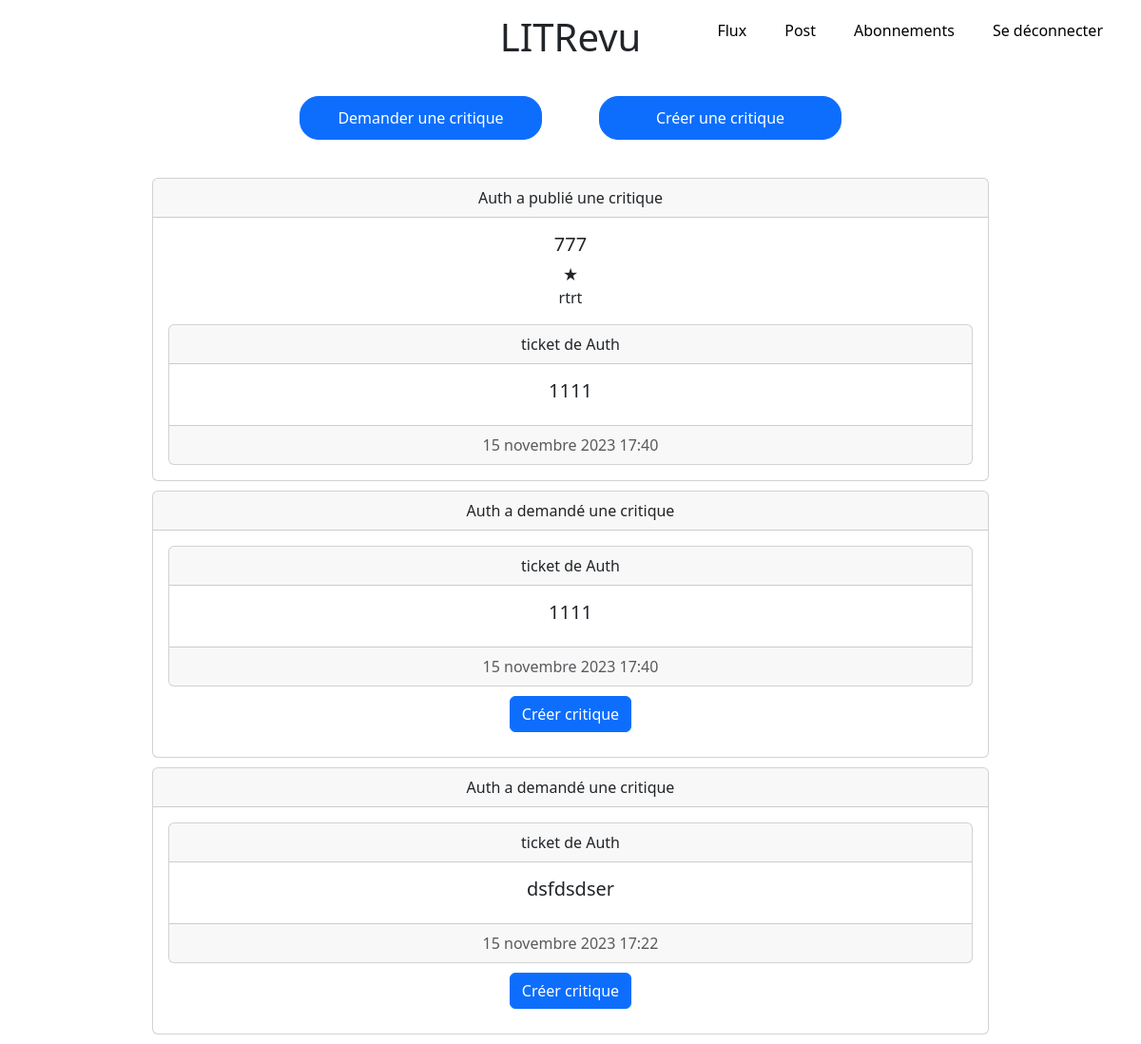
The app's page /home/ (signed in) with its own data.
### book/models/review.py (models this page shows, shortened)
class Review(models.Model):
    ticket = models.ForeignKey(
        Ticket,
        related_name="reviews",
        on_delete=models.CASCADE
    )
    rating = models.PositiveIntegerField(
        validators=[MinValueValidator(0), MaxValueValidator(5)]
    )
    user = models.ForeignKey(User, on_delete=models.CASCADE)
    headline = models.CharField(max_length=128)
    body = models.TextField(max_length=8192, blank=True)
    time_created = models.DateTimeField(auto_now_add=True)

### authentication/models.py (models this page shows, shortened)
class User(AbstractUser):
    profile_photo = models.ImageField()

### book/models/ticket.py (models this page shows, shortened)
class Ticket(models.Model):
    title = models.CharField(max_length=128)
    description = models.TextField(max_length=128, blank=True)
    user = models.ForeignKey(User, on_delete=models.CASCADE)
    image = models.ImageField(blank=True, null=True)
    time_created = models.DateTimeField(auto_now_add=True)

### book/views.py (the view)
# urls.py: path('home/', book.views.home, name='home'),
@login_required
def home(request):
    reviews = Review.objects.filter(user__followed_by__user=request.user)
    reviews = reviews.annotate(content_type=Value('REVIEW', CharField()))
    tickets = Ticket.objects.filter(user__followed_by__user=request.user)
    tickets = tickets.annotate(content_type=Value('TICKET', CharField()))
    full_data = list(reviews) + list(tickets)
    sorted_full_data = sorted(
        full_data, key=lambda x: x.time_created, reverse=True
    )
    return render(
        request, 'book/home.html', context={'items': sorted_full_data}
    )

### book/templates/book/home.html (shortened to what this page needs)
{% extends 'base.html' %}
{% block content %}
<section class="ticket-buttons">
    <button class="btn btn-primary"><a href="{% url 'ticketCreation' %}">Demander une critique</a></button>
    <button class="btn btn-primary"><a href="{% url 'ticketAsking' %}" >Créer une critique</a></button>
</section>
<section>
    {% for item in items %}
    {% if item.content_type == 'REVIEW' %}
        {% include 'book/partials/review.html' with review=item %}
    {% else %}
    <div class="card text-center">
        <div class="card-header">{{ item.user.username }} a demandé une critique</div>
        <div class="card-body">
        {% include 'book/partials/ticket.html' with ticket=item %}
        <button href="{% url 'ticketAnswer' pk=item.id %}" class="btn btn-primary">Créer critique</button>
        </div>
    </div>
    {% endif %}
    {% endfor %}
</section>
{% endblock content %}

### book/templates/book/partials/review.html
{% block content %}
    <div class="card text-center">
        <div class="card-header">{{ review.user.username }} a publié une critique</div>
        <div class="card-body">
        <h5 class="card-title">{{ review.headline }}</h5>
        <div class="stars">
        {% for star in ""|rjust:review.rating %}
            <span class="star">&#9733;</span>
        {% endfor %}
        </div>
        <p class="card-text">
            {{ review.body }}
        </p>
        {% include 'book/partials/ticket.html' with ticket=review.ticket %}
        </div>
    </div>
{% endblock content %}

### book/templates/book/partials/ticket.html (shortened to what this page needs)
{% block content %}
    <div class="card text-center" style="margin: auto;">
        <div class="card-header"> ticket de {{ ticket.user.username }}</div>
        <div class="card-body">
        <h5 class="card-title">{{ ticket.title }}</h5>
        </div>
        <div class="card-footer text-muted">{{ ticket.time_created }}</div>
    </div>
{% endblock content %}

### static/main.css (style rules this page uses)
body { width: 100%; margin-left: auto; margin-right: auto; font-size: 18px; }
.ticket-buttons { display: flex; width: 70%; margin: auto; }
.ticket-buttons button { width: 50%; margin: 30px; padding: 10px; border-radius: 20px; }
.ticket-buttons button a { text-decoration: none; color: white; }
.card { margin: 10px; }
.btn { margin-top: 10px; margin-bottom: 10px; }

### records on screen
Review: user.username "Auth", headline "777", rating 1 (drawn), body "rtrt"
Ticket: user.username "Auth", title "1111", time_created "15 novembre 2023 17:40"
Ticket: user.username "Auth", title "dsfdsdser", time_created "15 novembre 2023 17:22"
